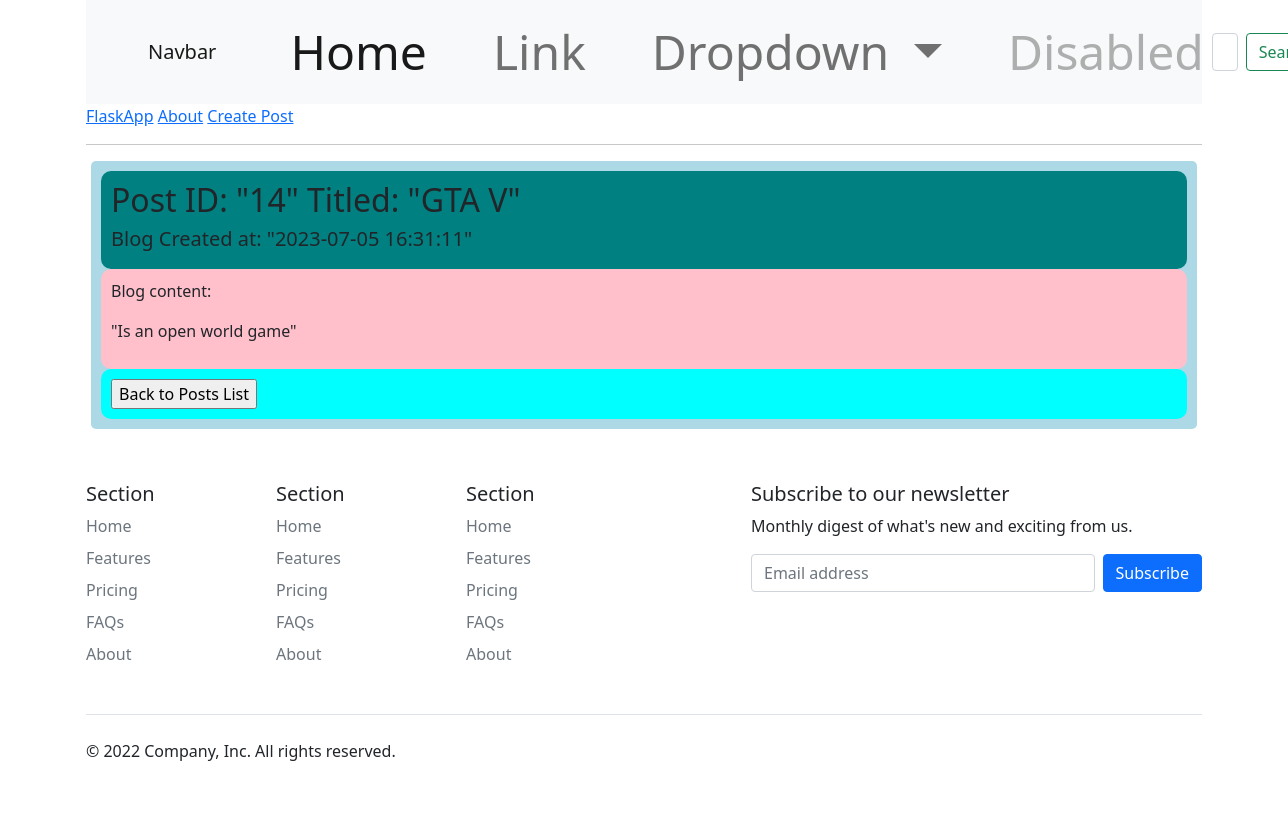
Page /read/14 on the committed database.
### tables this page shows
CREATE TABLE posts (
    id INTEGER PRIMARY KEY AUTOINCREMENT,
    created TIMESTAMP NOT NULL DEFAULT CURRENT_TIMESTAMP,
    title TEXT NOT NULL,
    content TEXT NOT NULL
);

### app.py (the view)
@app.route('/read/<int:post_id>')
def read(post_id):
    selected_post = get_post(post_id)
    return render_template('read.html', selected_post=selected_post)

### app.py (called while the page is built)
def get_db_connection():
    conn = sqlite3.connect('database.db')
    conn.row_factory = sqlite3.Row
    return conn

def get_post(post_id):
    conn = get_db_connection()
    post = conn.execute('SELECT * FROM posts WHERE id = ?', (post_id,)).fetchone()
    conn.close()
    if post is None:
        abort(404)
    return post

### templates/read.html (shortened to what this page needs)
{% extends 'base.html' %}
{% block content %}
    <div class="post" style="background-color:lightblue; padding:10px; border-radius:5px;">
        <div class="post-title" style="background-color:teal; padding:10px; border-radius:10px;">
            <h2> Post ID: "{{ selected_post['id'] }}" Titled: "{{ selected_post['title'] }}" </h2>
            <h5> Blog Created at: "{{ selected_post['created'] }}" </h5>
        </div>
        <div class="post-content" style="background-color:pink; border-radius:10px; padding:10px;">
            <p>Blog content:</p>
            <p>"{{ selected_post['content'] }}"</p>
        </div>
        <div class="controls" style="border-radius:10px; background-color:cyan;padding:10px;">
            <form action="{{ url_for('index') }}">
                <input type="submit" value="Back to Posts List" onclick="return confirm('Are you sure you want to go back to all posts listing?')">
            </form>
        </div>
    </div>
{% endblock %}

### templates/base.html (style rules this page uses)
.post { padding: 10px; margin: 5px; background-color: #f3f3f3 }

### rows in the picture
posts: id "14", title "GTA V", created "2023-07-05 16:31:11", content "Is an open world game"
